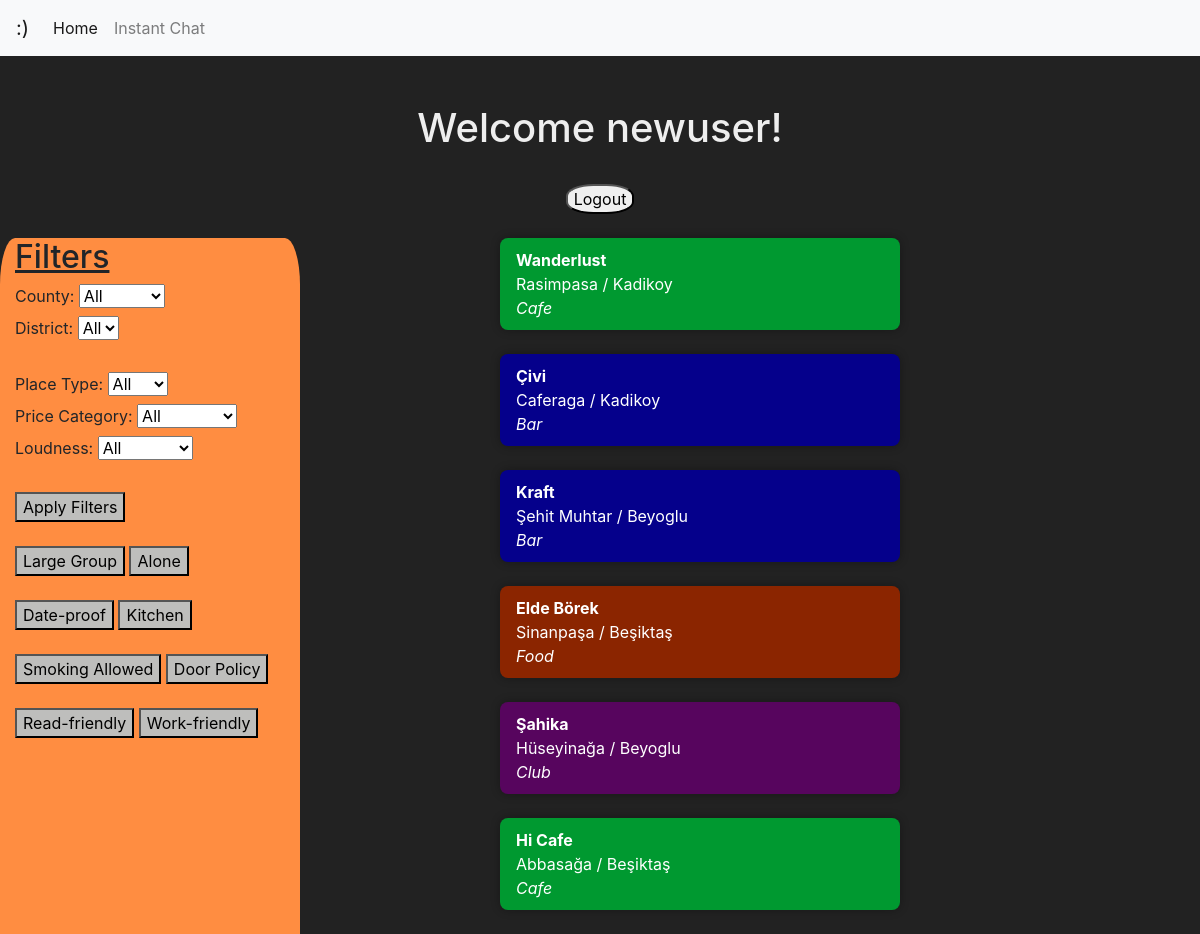
Screenshot of / (signed in) with the database file from the repository.
### advisor/models.py (models this page shows)
class PlaceInfo(models.Model):
    user = models.ForeignKey(User, on_delete=models.CASCADE)
    name = models.CharField(max_length=100)
    address = models.TextField(blank=True)
    city = models.CharField(max_length=100,default='Istanbul')
    county = models.CharField(max_length=100)
    district = models.CharField(max_length=100)
    TYPE_CHOICES = [
        ('Bar', 'Bar'),
        ('Club', 'Club'),
        ('Cafe', 'Cafe'),
        ('Food', 'Food'),
    ]
    place_type = models.CharField(
        max_length=10,
        choices=TYPE_CHOICES, # You can set a default value if needed
    )
    largegroup = models.BooleanField()
    alone = models.BooleanField()
    dateable = models.BooleanField()
    PRICE_CHOICES = [
        ('Cheap', 'Cheap'),
        ('Normal', 'Normal'),
        ('Expensive', 'Expensive'),
    ]
    price_category = models.CharField(
        max_length=10,
        choices=PRICE_CHOICES,
        default='Normal',  # You can set a default value if needed
    )
    kitchen = models.BooleanField()
    smoke = models.BooleanField()
    door_policy = models.BooleanField()
    readable = models.BooleanField(default=False)
    workable = models.BooleanField(default=False)
    LOUDNESS_CHOICES = [
        ('Silent', 'Silent'),
        ('Moderate', 'Moderate'),
        ('Loud', 'Loud'),
    ]
    loudness = models.CharField(
        max_length=10,
        choices=LOUDNESS_CHOICES,
        default='Moderate',  # You can set a default value if needed
    )
    comment = models.TextField(blank=True)
    created_at = models.DateTimeField(auto_now_add=True)

### advisor/views.py (the view)
# urls.py: path("", advisor.list_places, name="list_places"),
@login_required(login_url='auth/login/')
def list_places(request):
    qs = PlaceInfo.objects.all()
    distinct_counties = PlaceInfo.objects.values_list('county', flat=True).distinct()
    distinct_districts = PlaceInfo.objects.values_list('district', flat=True).distinct()
    context={
        "object_list":qs,
		"distinct_counties":distinct_counties,
		"distinct_districts":distinct_districts,
    }
    return render(request, "advisor/advisorhome.html", context=context)

### advisor/templates/advisor/advisorhome.html (shortened to what this page needs)
<!DOCTYPE html>
<html>
<head>
		<link rel="stylesheet" href="https://cdn.jsdelivr.net/npm/bootstrap@4.0.0/dist/css/bootstrap.min.css">
</head>
<body style="background-color: #222222;">
	{% include 'base/navbar.html' %}
	<center><h1 style="color: #eeeeee;">Welcome {{request.user}}!</h1></center>
	<br>
	{% if request.user.is_authenticated %}
    <center style="color: #eeeeee;">
        <form method="post" action="{% url 'logout-user' %}">
            <button style='border-radius: 40%; cursor: pointer;' type="submit">Logout</button>
        </form>
    </center><br>
{% endif %}
<div class="sidebar">
    <h2 style="margin-left: 5%;"><u>Filters</u></h2>
    <form id="filterForm">
		<label for="county">County:</label>
        <select  name="county" id="county" hx-get="/get-districts/" hx-trigger="change"  hx-target="#info-container">
            <option value="">All</option>
        </select>
		<br>
    <div id="district-container">
		<label for="district">District:</label>
        <select name="district" id="district" >
            <option value="">All</option>
        </select>
      </div>
		<br>
        <label for="place_type">Place Type:</label>
        <select name="place_type" id="place_type">
            <option value="">All</option>
        </select>
		<br>
        <label for="price_category">Price Category:</label>
        <select name="price_category" id="price_category">
            <option value="">All</option>
        </select>
		<br>
        <label for="loudness">Loudness:</label>
        <select name="loudness" id="loudness">
            <option value="">All</option>
        </select>
        <br><br>
		<button type="submit">Apply Filters</button>
    </form><br>
		<button style="margin-left:5%" type="button" onclick="toggleFilter('largegroup')">Large Group</button>
		<button style="margin-right:5%" type="button" onclick="toggleFilter('alone')">Alone</button><br><br>
		<button style="margin-left:5%" type="button" onclick="toggleFilter('dateable')">Date-proof</button>
		<button style="margin-right:5%" type="button" onclick="toggleFilter('kitchen')">Kitchen</button><br><br>
		<button style="margin-left:5%" type="button" onclick="toggleFilter('smoke')">Smoking Allowed</button>
		<button style="margin-right:5%" type="button" onclick="toggleFilter('door_policy')">Door Policy</button><br><br>
    <button style="margin-left:5%" type="button" onclick="toggleFilter('readble')">Read-friendly</button>
		<button style="margin-right:5%" type="button" onclick="toggleFilter('workable')">Work-friendly</button>
  </div>
  <div style="margin: 0 25%;">
  {% for place in object_list %}
	{% if place.place_type == 'Bar' %}
  <div style="color: white;background-color:#05008b ;" class="content">
		<b>{{ place.name }}</b><br>
		{{ place.district }} / {{ place.county }}<br>
		<em>{{ place.place_type }}</em>
  </div>
  {% elif place.place_type == 'Cafe' %}
  <div style="color: white;background-color:#009930 ;" class="content">
	<b>{{ place.name }}</b><br>
	{{ place.district }} / {{ place.county }}<br>
	<em>{{ place.place_type }}</em>
</div>
  {% elif place.place_type == 'Club' %}
  <div style="color: white;background-color:#57055e ;" class="content">
	<b>{{ place.name }}</b><br>
	{{ place.district }} / {{ place.county }}<br>
	<em>{{ place.place_type }}</em>
</div>
  {% else %}
  <div style="color: white;background-color:#8b2500 ;" class="content">
	<b>{{ place.name }}</b><br>
	{{ place.district }} / {{ place.county }}<br>
	<em>{{ place.place_type }}</em>
</div>
{% endif %}
  <br>
  {% endfor %}
</div>
</body>
</html>

### advisor/templates/advisor/advisorhome.html (style rules this page uses)
.sidebar { margin: 0; padding: 0; width: 25%; background-color: #ff8d41; position: fixed; height: 100%; overflow: auto; border-radius: 5%; }
.sidebar form { margin-left: 5%; }
.sidebar button { cursor: pointer; background-color: #bebebc; }
div.content { margin-left: 200px; padding: 10px 16px; max-width: 600px; border-radius: 8px; box-shadow: 0 0 10px rgba(0, 0, 0, 0.322); }

### rows the page displays
PlaceInfo: name "Wanderlust", district "Rasimpasa", county "Kadikoy", place_type "Cafe"
PlaceInfo: name "Çivi", district "Caferaga", county "Kadikoy", place_type "Bar"
PlaceInfo: name "Kraft", district "Şehit Muhtar", county "Beyoglu", place_type "Bar"
PlaceInfo: name "Elde Börek", district "Sinanpaşa", county "Beşiktaş", place_type "Food"
PlaceInfo: name "Şahika", district "Hüseyinağa", county "Beyoglu", place_type "Club"
PlaceInfo: name "Hi Cafe", district "Abbasağa", county "Beşiktaş", place_type "Cafe"

### other values shown
{{ request.user }} "newuser"
